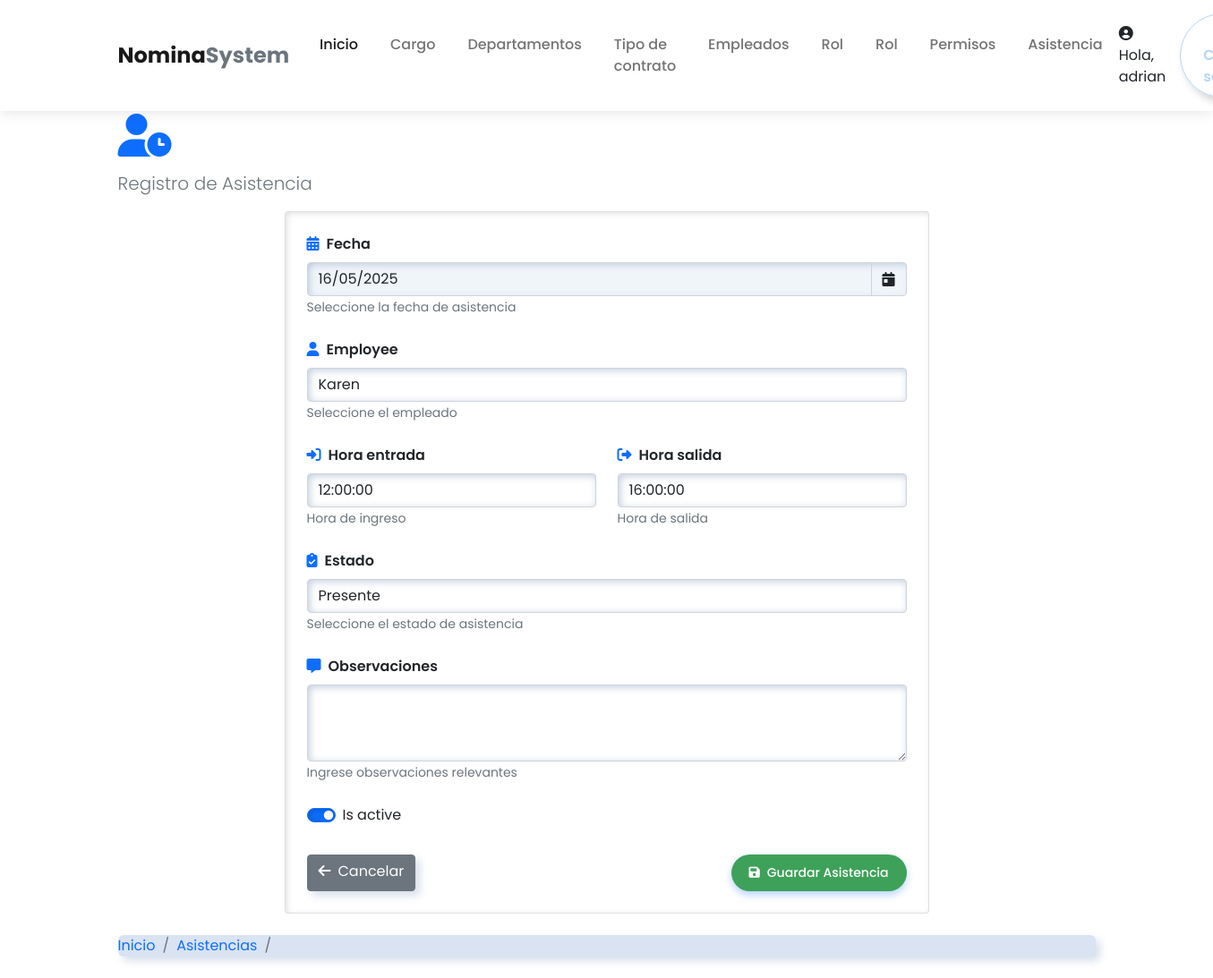
/payroll/update/asistencia/2/ (signed in), run on the app's committed database.
### payroll/models.py (models this page shows, shortened)
class Asistencia(models.Model):
    ESTADO_CHOICES = (
        ('P', 'Presente'),
        ('A', 'Ausente'),
        ('T', 'Tardanza'),
        ('V', 'Vacaciones'),
    )
    employee = models.ForeignKey(Employee, on_delete=models.CASCADE)
    fecha = models.DateField()
    hora_entrada = models.TimeField(null=True, blank=True)
    hora_salida = models.TimeField(null=True, blank=True)
    estado = models.CharField(max_length=1, choices=ESTADO_CHOICES, default='P')
    observaciones = models.TextField(blank=True)
    is_active = models.BooleanField(default=True)

### payroll/views/asistencia.py (the view)
# urls.py: path('update/asistencia/<int:id>/', asistencia.update_asistencia, name='update_asistencia'),
@login_required(login_url='sign_in')
def update_asistencia(request, id):
    try:
        asistencia = Asistencia.objects.get(pk=id)
        if request.method == 'POST':
            form = AsistenciaForm(request.POST, instance=asistencia)
            if form.is_valid():
                form.save()
                return redirect('payroll:list_asistencia')
            return render(request, 'asistencia/create.html', {'form': form, 'error': 'Datos inválidos'})
        return render(request, 'asistencia/create.html', {'form': AsistenciaForm(instance=asistencia)})
    except Exception as e:
        return render(request, 'asistencia/create.html', {'error': str(e)})

### payroll/forms/asistencia.py (shortened to what this page needs)
class AsistenciaForm(forms.ModelForm):
    class Meta:
        model = Asistencia
        fields = ['employee', 'fecha', 'hora_entrada', 'hora_salida', 'estado', 'observaciones', 'is_active']
        widgets = {
            'fecha': forms.DateInput(attrs={
                'class': 'form-control datepicker',
                'placeholder': 'DD/MM/YYYY'
            }),
            'hora_entrada': forms.TimeInput(attrs={
                'class': 'form-control timepicker',
                'placeholder': 'HH:MM'
            }),
            'hora_salida': forms.TimeInput(attrs={
                'class': 'form-control timepicker',
                'placeholder': 'HH:MM'
            }),
            'employee': forms.Select(attrs={'class': 'form-control'}),
            'estado': forms.Select(attrs={'class': 'form-control'}),
            'observaciones': forms.Textarea(attrs={'class': 'form-control', 'rows': 3}),
            'is_active': forms.CheckboxInput(attrs={'class': 'form-check-input'})
        }

### payroll/models.py (called while the page is built)
    def __str__(self):
        return self.name

### template/asistencia/create.html (shortened to what this page needs)
{% extends 'layout/base_nav.html' %}
{% load static %}
{% block extra_css %}
<link href="https://cdn.jsdelivr.net/npm/bootstrap@5.1.3/dist/css/bootstrap.min.css" rel="stylesheet">
<link rel="stylesheet" href="{% static 'css/styles.css' %}">
<link rel="stylesheet" href="https://cdn.jsdelivr.net/npm/flatpickr/dist/flatpickr.min.css">
{% endblock %}
{% block content %}
<div class="container">
    <header class="page-header">
        <h1 class="display-5 fw-bold text-primary">
            <i class="fas fa-user-clock me-2"></i>{{ title }}
        </h1>
        <p class="lead text-muted">Registro de Asistencia</p>
    </header>
    <div class="row">
        <div class="col-md-8 mx-auto">
            <div class="card mb-4">
                <div class="card-body p-4">
                    <form method="post">
                        <div class="mb-4">
                            <label for="id_fecha" class="form-label">
                                <i class="fas fa-calendar-alt text-primary me-2"></i>{{ form.fecha.label }}
                            </label>
                            <div class="input-group">
                                {{ form.fecha }}
                                <span class="input-group-text">
                                    <i class="fas fa-calendar-day"></i>
                                </span>
                            </div>
                            <small class="form-text text-muted">Seleccione la fecha de asistencia</small>
                        </div>
                        <div class="mb-4">
                            <label for="id_employee" class="form-label">
                                <i class="fas fa-user text-primary me-2"></i>{{ form.employee.label }}
                            </label>
                            {{ form.employee }}
                            <small class="form-text text-muted">Seleccione el empleado</small>
                        </div>
                        <div class="row">
                            <div class="col-md-6">
                                <div class="mb-4">
                                    <label for="id_hora_entrada" class="form-label">
                                        <i class="fas fa-sign-in-alt text-primary me-2"></i>{{ form.hora_entrada.label }}
                                    </label>
                                    {{ form.hora_entrada }}
                                    <small class="form-text text-muted">Hora de ingreso</small>
                                </div>
                            </div>
                            <div class="col-md-6">
                                <div class="mb-4">
                                    <label for="id_hora_salida" class="form-label">
                                        <i class="fas fa-sign-out-alt text-primary me-2"></i>{{ form.hora_salida.label }}
                                    </label>
                                    {{ form.hora_salida }}
                                    <small class="form-text text-muted">Hora de salida</small>
                                </div>
                            </div>
                        </div>
                        <div class="mb-4">
                            <label for="id_estado" class="form-label">
                                <i class="fas fa-clipboard-check text-primary me-2"></i>{{ form.estado.label }}
                            </label>
                            {{ form.estado }}
                            <small class="form-text text-muted">Seleccione el estado de asistencia</small>
                        </div>
                        <div class="mb-4">
                            <label for="id_observaciones" class="form-label">
                                <i class="fas fa-comment-alt text-primary me-2"></i>{{ form.observaciones.label }}
                            </label>
                            {{ form.observaciones }}
                            <small class="form-text text-muted">Ingrese observaciones relevantes</small>
                        </div>
                        <div class="mb-3 form-check form-switch">
                            {{ form.is_active }}
                            <label class="form-check-label" for="{{ form.is_active.id_for_label }}">
                                {{ form.is_active.label }}
                            </label>
                        </div>
                        <div class="d-flex justify-content-between mt-4 pt-2">
                            <a href="{% url 'payroll:list_asistencia' %}" class="btn btn-secondary">
                                <i class="fas fa-arrow-left me-2"></i>Cancelar
                            </a>
                           <button type="submit" class="btn btn-primary">
                                <i class="fas fa-save me-2"></i>Guardar Asistencia
                            </button>
                        </div>
                    </form>
                </div>
            </div>
        </div>
    </div>
    <nav aria-label="breadcrumb" class="mb-4">
        <ol class="breadcrumb">
            <li class="breadcrumb-item">
                <a href="{% url 'payroll:dashboard' %}" class="text-decoration-none">Inicio</a>
            </li>
            <li class="breadcrumb-item">
                <a href="{% url 'payroll:list_asistencia' %}" class="text-decoration-none">Asistencias</a>
            </li>
            <li class="breadcrumb-item active" aria-current="page">
            </li>
        </ol>
    </nav>
</div>
{% endblock %}

### template/layout/base_nav.html (shortened to what this page needs)
<!DOCTYPE html>
<html lang="es">
<head>
  {% load static %}
  <link href="{% static 'css/bootstrap.min.css' %}" rel="stylesheet">
  <link href="{% static 'css/home.css' %}" rel="stylesheet">
  <link href="https://cdnjs.cloudflare.com/ajax/libs/font-awesome/6.4.0/css/all.min.css" rel="stylesheet">
  {% block extra_css %}{% endblock %}
</head>
<body>
  <nav class="navbar navbar-expand-lg navbar-light bg-white sticky-top">
    <div class="container">
      <a class="navbar-brand" href="{% url 'home' %}">Nomina<span class="text-secondary">System</span></a>
      <div class="collapse navbar-collapse" id="navbarNav">
        <ul class="navbar-nav mx-auto">
          <li class="nav-item">
            <a class="nav-link active" href="{% url 'home' %}">Inicio</a>
          </li>
          {% if user.is_authenticated %}
              <li class="nav-item">
                <a class="nav-link" href="{% url 'payroll:list_positions' %}">Cargo</a>
              </li>
              <li class="nav-item">
                <a class="nav-link" href="{% url 'payroll:list_departments' %}">Departamentos</a>
              </li>
              <li class="nav-item">
                <a class="nav-link" href="{% url 'payroll:list_contract_types' %}">Tipo de contrato</a>
              </li>
              <li class="nav-item">
                <a class="nav-link" href="{% url 'payroll:list_employees' %}">Empleados</a>
              </li>
              <li class="nav-item">
                <a class="nav-link" href="{% url 'payroll:list_payslip' %}">Rol</a>
              </li>
                <li class="nav-item">
                <a class="nav-link" href="{% url 'payroll:list_payslip' %}">Rol</a>
              </li>
                <li class="nav-item">
                <a class="nav-link" href="{% url 'payroll:list_permisos' %}">Permisos</a>
              </li>
                <li class="nav-item">
                <a class="nav-link" href="{% url 'payroll:list_asistencia' %}">Asistencia</a>
              </li>
            </ul>
          <div class="d-flex align-items-center">
            <span class="text-dark me-3">
              <i class="fas fa-user-circle me-1"></i>
              Hola, {{ user.get_username }}
            </span>
            <a href="{% url 'payroll:sign_out' %}" class="btn btn-outline-primary">
               Cerrar sesión
            </a>
          </div>
        {% else %}
          <a href="{% url 'sign_in' %}" class="btn btn-outline-success">
            <i class="fas fa-sign-in-alt me-2"></i> Iniciar sesión
          </a>
        {% endif %}
      </div>
    </div>
  </nav>
  {% block content %}
  {% endblock %}
</body>
</html>

### static/css/home.css (style rules this page uses)
:root { --primary-color: #2c6ecd; --secondary-color: #19b3b3; --accent-color: #f8f9fa; --dark-color: #212529; --text-color: #495057; }
body { font-family: 'Poppins', sans-serif; color: var(--text-color); overflow-x: hidden; }
.navbar { box-shadow: 0 2px 15px rgba(0, 0, 0, 0.1); padding: 15px 0; }
.navbar-brand { font-weight: 700; color: var(--primary-color); font-size: 1.5rem; }
.nav-link { font-weight: 500; color: var(--dark-color); margin: 0 10px; transition: all 0.3s ease; }
.nav-link:hover, .nav-link.active { color: var(--primary-color); }
.btn-primary { background-color: var(--primary-color); border-color: var(--primary-color); padding: 10px 25px; border-radius: 50px; font-weight: 500; transition: all 0.3s ease; }

### static/css/styles.css (style rules this page uses)
:root { --primary-color: #2c6ecd; --secondary-color: #19b3b3; --accent-color: #f8f9fa; --login-color: #b5d6f7; --dark-color: #212529; --text-color: #495057; }
body { font-family: 'Poppins', sans-serif; color: var(--text-color); overflow-x: hidden; }
.navbar { box-shadow: 0 2px 15px rgba(0, 0, 0, 0.1); padding: 15px 0; }
.navbar-brand { font-weight: 700; color: var(--primary-color); font-size: 1.5rem; }
.nav-link { font-weight: 500; color: var(--dark-color); margin: 0 10px; transition: all 0.3s ease; }
.nav-link:hover, .nav-link.active { color: var(--primary-color); }
.navbar .btn-outline-primary { color: var(--login-color); border-color: var(--login-color); border-style: solid; border-width: 1px; background-color: transparent; font-weight: 600; }
.btn-primary { background-color: var(--primary-color); border-color: var(--primary-color); padding: 10px 25px; border-radius: 50px; font-weight: 500; transition: all 0.3s ease; }
.btn-outline-primary { border-color: var(--primary-color); color: var(--primary-color); padding: 10px 25px; border-radius: 50px; font-weight: 500; transition: all 0.3s ease; }
.datepicker { z-index: 9999 !important; }
.btn.btn-primary { color: white !important; background-color: #3ea159 !important; border: none !important; padding: 10px 20px !important; border-radius: 30px !important; font-size: 14px !important; cursor: pointer !important; transition: background-color 0.3s !important; box-shadow: 0 4px 8px rgba(13, 110, 253, 0.3) !important; margin-bottom: 0 !important; }

### data on the page
Asistencia: fecha "16/05/2025", employee "Karen", hora_entrada "12:00:00", hora_salida "16:00:00", estado "Presente", is_active "☑"

### other printed values
{{ user.get_username }} "adrian"
